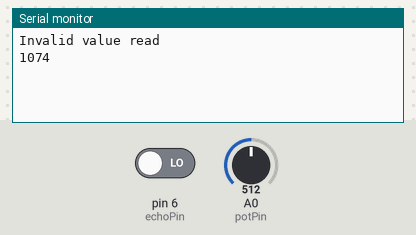
The sketch below on a simulated Arduino Uno, built with avr-gcc and run on an emulated ATmega328P. On the bench: the last lines printed to the serial monitor. The inputs (shaded band) are chosen by the test bench; at power-on: A0 (potPin) = 512, pin 6 (echoPin) LOW.

Above: at 1.2 s.
1.3 s: A0 (potPin) set to 490
At 2.7 s:
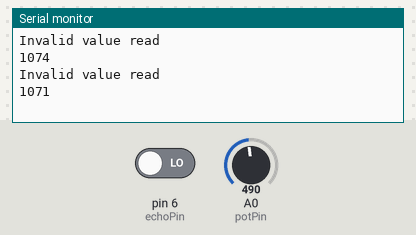
2.8 s: A0 (potPin) set to 306
At 4.4 s:
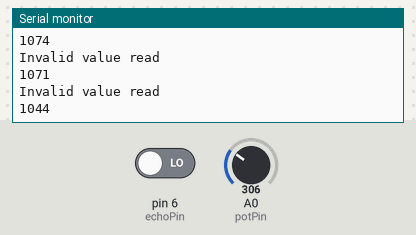
Timing chart, 0 to 5.9 s (numbered marks = the images above; inputs shaded):
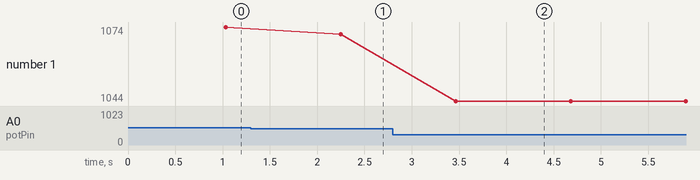

The sketch:

read_proximity_and_poti.ino
```cpp
// Ultrasound sensor
const int triggerPin = 7;
const int echoPin = 6;
// Potentiometer
const int potPin = A0;

long duration = 0;
long distance = 0;
int potiValue;

void setup()
{
  Serial.begin (9600);
  pinMode(triggerPin, OUTPUT);
  pinMode(echoPin, INPUT);
  pinMode(potPin, INPUT);
}

// Programm encodes values in int and sends them to the serial OUTPUT
// Proximity values can be 0-500 and poti values 1000-1100 (0-100%)
void loop()
{
  // Proximity Sensor
  digitalWrite(triggerPin, LOW);
  delay(5);
  digitalWrite(triggerPin, HIGH);
  delay(10);
  digitalWrite(triggerPin, LOW);
  duration = pulseIn(echoPin, HIGH);
  distance = (duration/2) * 0.03432;
  if (distance >= 500 || distance <= 0){
      Serial.println("Invalid value read");
  } else{
      Serial.println(distance);
  }

  // Potentiometer
  potiValue = analogRead(potPin);   //Read and save analog value from potentiometer
  potiValue = map(potiValue, 0, 686, 1000, 1100);   // Map value 0-686 to 1000-1100
  Serial.println(potiValue);

  delay(200);
}
```

Measured:
- after the input at 1.3 s, the serial monitor: prints a new line after 0.95 s (image 1)
- after the input at 2.8 s, the serial monitor: prints a new line after 0.67 s (image 2)
- plotted number 1: 1074 → 1071 after the input at 1.3 s, 1071 → 1044 after the input at 2.8 s
